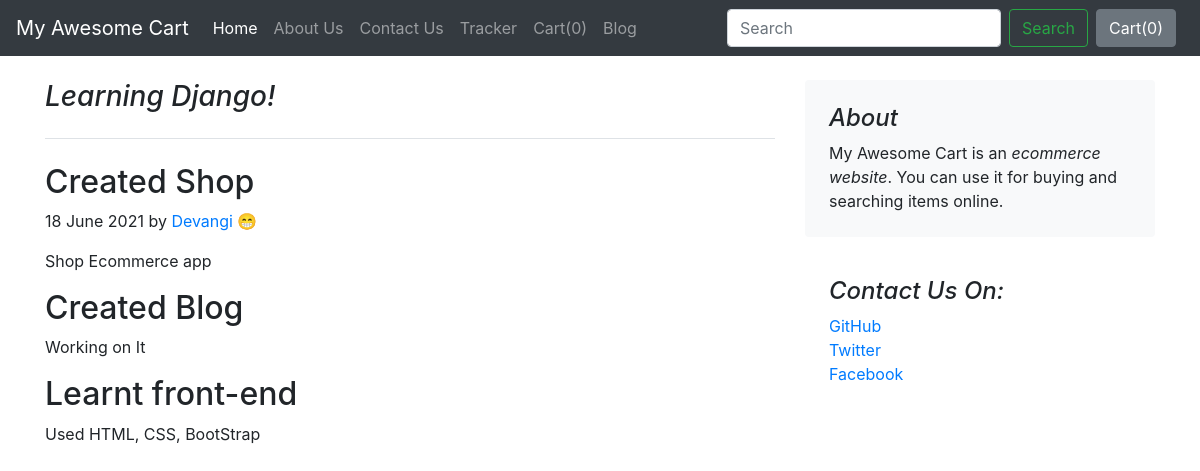
The page /blog/blogpost/1 on the database its author committed.
### blog/models.py (models this page shows)
class Blogpost(models.Model):
    post_id = models.AutoField(primary_key=True)
    title = models.CharField(max_length=100)
    head0 = models.CharField(max_length=5000, default='')
    chead0 = models.CharField(max_length=5000, default='')
    head1 = models.CharField(max_length=5000, default='')
    chead1 = models.CharField(max_length=5000, default='')
    head2 = models.CharField(max_length=5000, default='')
    chead2 = models.CharField(max_length=5000, default='')
    pub_date = models.DateField()
    thumbnail = models.ImageField(upload_to='shop/images', default='')
    def __str__(self):
        return self.title

### blog/views.py (the view)
# urls.py: path('blogpost/<int:id>', views.blogpost , name='blogPost'),
def blogpost(request, id):
    post = Blogpost.objects.filter(post_id = id)[0]
    print(post)
    return render(request, 'blog/blogpost.html', {'post':post})

### blog/templates/blog/blogpost.html (shortened to what this page needs)
{%extends 'blog/basic.html'%}
{%block body%}
<div class="container">
    <div class="row mt-4">
        <div class="col-md-8 blog-main">
            <h3 class="pb-4 mb-4 font-italic border-bottom">
                {{post.title}}
            </h3>
            <div class="blog-post">
                <h2 class="blog-post-title">{{post.head0}}</h2>
                <p class="blog-post-meta">18 June 2021 by <a href="#">Devangi 😁</a></p>
                <p>{{post.chead0}}</p>
                <h2>{{post.head1}}</h2>
                <p> {{post.chead1}}</p>
                <h2>{{post.head2}}</h2>
                <p>{{post.chead2}}</p>
            </div>
        </div>
        <aside class="col-md-4 blog-sidebar">
            <div class="p-4 mb-3 bg-light rounded">
                <h4 class="font-italic">About</h4>
                <p class="mb-0">My Awesome Cart is an <em>ecommerce website</em>. You can use it for buying and searching items online. </p>
            </div>
            <div class="p-4">
                <h4 class="font-italic">Contact Us On: </h4>
                <ol class="list-unstyled">
                    <li><a href="#">GitHub</a></li>
                    <li><a href="#">Twitter</a></li>
                    <li><a href="#">Facebook</a></li>
                    </ol>
            </div>
        </aside>
    </div>
</div>
{%endblock%}

### rows shown on the page
Blogpost: title "Learning Django!", head0 "Created Shop", chead0 "Shop Ecommerce app", head1 "Created Blog", chead1 "Working on It", head2 "Learnt front-end", chead2 "Used HTML, CSS, BootStrap"
